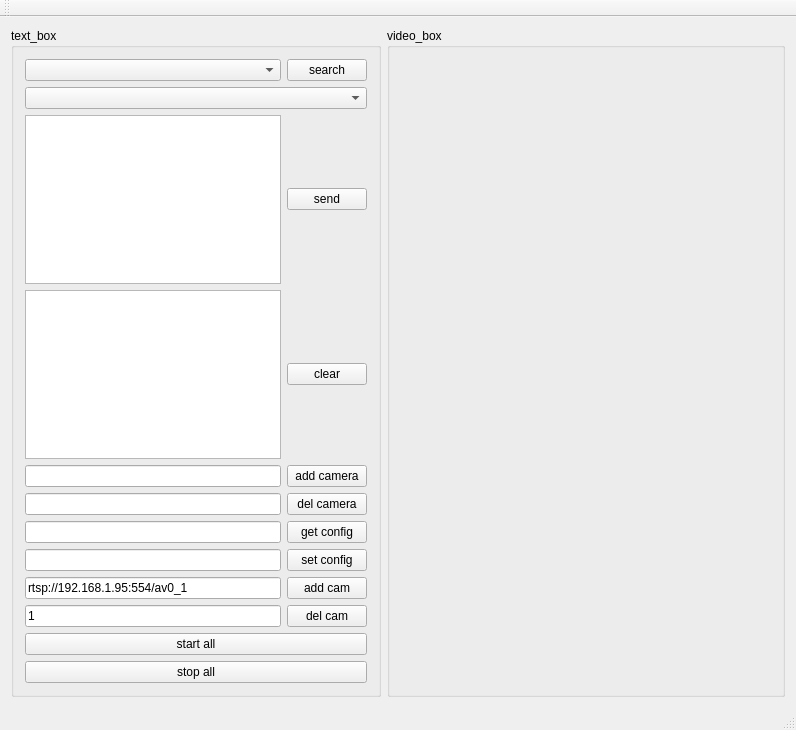
<?xml version="1.0" encoding="UTF-8"?>
<ui version="4.0">
 <class>MainWindow</class>
 <widget class="QMainWindow" name="MainWindow">
  <property name="geometry">
   <rect>
    <x>0</x>
    <y>0</y>
    <width>796</width>
    <height>730</height>
   </rect>
  </property>
  <property name="windowTitle">
   <string>MainWindow</string>
  </property>
  <widget class="QWidget" name="centralWidget">
   <layout class="QFormLayout" name="formLayout">
    <item row="0" column="0">
     <widget class="QGroupBox" name="groupBox_text">
      <property name="title">
       <string>text_box</string>
      </property>
      <layout class="QGridLayout" name="gridLayout">
       <item row="11" column="0" colspan="2">
        <widget class="QPushButton" name="pushButton_start">
         <property name="text">
          <string>start all</string>
         </property>
        </widget>
       </item>
       <item row="3" column="0">
        <widget class="QPlainTextEdit" name="plainTextEdit_recive"/>
       </item>
       <item row="2" column="0">
        <widget class="QPlainTextEdit" name="plainTextEdit_send"/>
       </item>
       <item row="0" column="0">
        <widget class="QComboBox" name="comboBox_search"/>
       </item>
       <item row="0" column="1">
        <widget class="QPushButton" name="pushButton_search">
         <property name="text">
          <string>search</string>
         </property>
        </widget>
       </item>
       <item row="4" column="0">
        <widget class="QLineEdit" name="lineEdit_addcamera"/>
       </item>
       <item row="4" column="1">
        <widget class="QPushButton" name="pushButton_addcamera">
         <property name="text">
          <string>add camera</string>
         </property>
        </widget>
       </item>
       <item row="3" column="1">
        <widget class="QPushButton" name="pushButton_recive">
         <property name="text">
          <string>clear</string>
         </property>
        </widget>
       </item>
       <item row="2" column="1">
        <widget class="QPushButton" name="pushButton_send">
         <property name="text">
          <string>send</string>
         </property>
        </widget>
       </item>
       <item row="5" column="0">
        <widget class="QLineEdit" name="lineEdit_delcamera"/>
       </item>
       <item row="1" column="0" colspan="2">
        <widget class="QComboBox" name="comboBox_cameras"/>
       </item>
       <item row="7" column="1">
        <widget class="QPushButton" name="pushButton_setconfig">
         <property name="text">
          <string>set config</string>
         </property>
        </widget>
       </item>
       <item row="6" column="1">
        <widget class="QPushButton" name="pushButton_getconfig">
         <property name="text">
          <string>get config</string>
         </property>
        </widget>
       </item>
       <item row="7" column="0">
        <widget class="QLineEdit" name="lineEdit_setconfig"/>
       </item>
       <item row="5" column="1">
        <widget class="QPushButton" name="pushButton_delcamera">
         <property name="text">
          <string>del camera</string>
         </property>
        </widget>
       </item>
       <item row="6" column="0">
        <widget class="QLineEdit" name="lineEdit_getconfig"/>
       </item>
       <item row="12" column="0" colspan="2">
        <widget class="QPushButton" name="pushButton_stop">
         <property name="text">
          <string>stop all</string>
         </property>
        </widget>
       </item>
       <item row="10" column="1">
        <widget class="QPushButton" name="pushButton">
         <property name="text">
          <string>del cam</string>
         </property>
        </widget>
       </item>
       <item row="8" column="0">
        <widget class="QLineEdit" name="lineEdit_addcam">
         <property name="text">
          <string>rtsp://192.168.1.95:554/av0_1</string>
         </property>
        </widget>
       </item>
       <item row="10" column="0">
        <widget class="QLineEdit" name="lineEdit_delcam">
         <property name="text">
          <string>1</string>
         </property>
        </widget>
       </item>
       <item row="8" column="1">
        <widget class="QPushButton" name="pushButton_addcam">
         <property name="text">
          <string>add cam</string>
         </property>
        </widget>
       </item>
      </layout>
     </widget>
    </item>
    <item row="0" column="1">
     <widget class="QGroupBox" name="groupBox_video">
      <property name="title">
       <string>video_box</string>
      </property>
      <layout class="QGridLayout" name="gridLayout_2">
       <item row="0" column="0">
        <layout class="QGridLayout" name="gridLayout_video"/>
       </item>
      </layout>
     </widget>
    </item>
   </layout>
  </widget>
  <widget class="QMenuBar" name="menuBar">
   <property name="geometry">
    <rect>
     <x>0</x>
     <y>0</y>
     <width>796</width>
     <height>19</height>
    </rect>
   </property>
  </widget>
  <widget class="QToolBar" name="mainToolBar">
   <attribute name="toolBarArea">
    <enum>TopToolBarArea</enum>
   </attribute>
   <attribute name="toolBarBreak">
    <bool>false</bool>
   </attribute>
  </widget>
  <widget class="QStatusBar" name="statusBar"/>
 </widget>
 <layoutdefault spacing="6" margin="11"/>
 <resources/>
 <connections/>
</ui>
